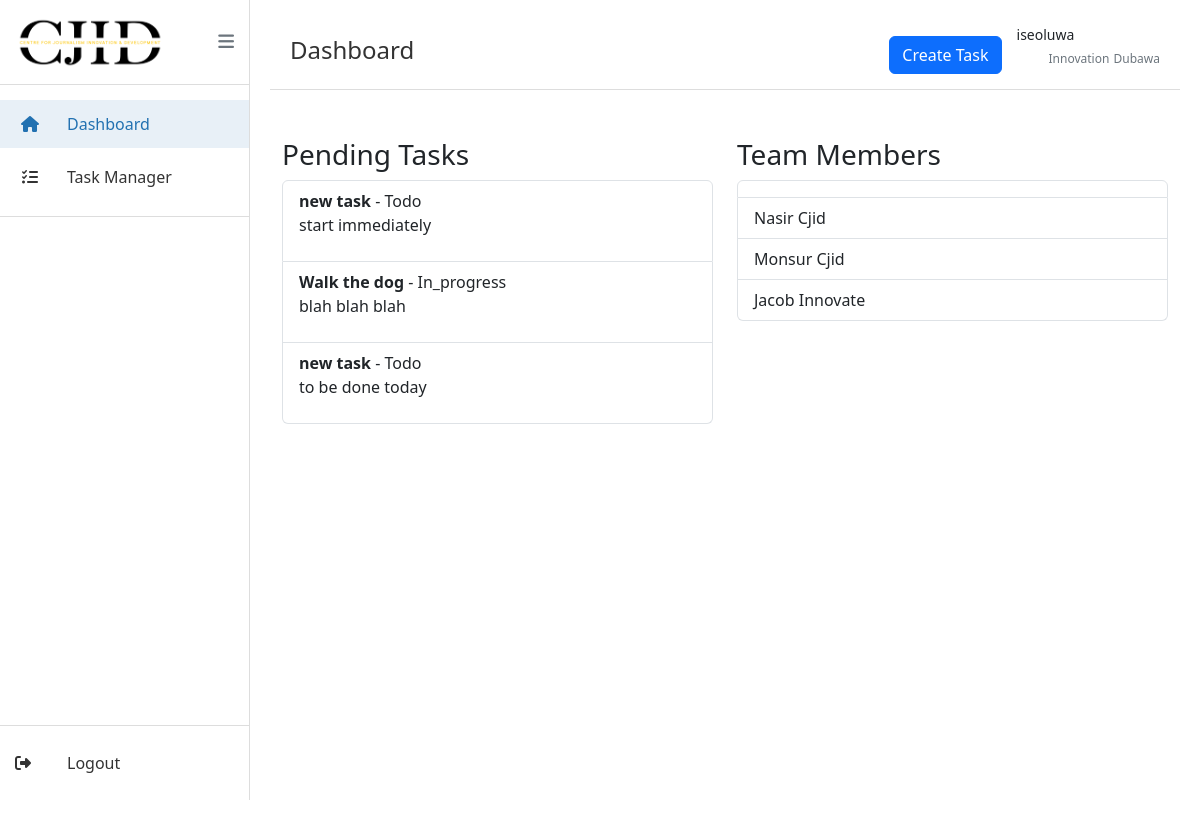
The page / (signed in) on the database its author committed.
### base/models.py (models this page shows, shortened)
class CustomUser(AbstractUser):
    full_name = models.CharField(max_length=100)

class Team(models.Model):
    name = models.CharField(max_length=100)
    manager = models.ForeignKey(settings.AUTH_USER_MODEL, on_delete=models.CASCADE, related_name='managed_teams')
    members = models.ManyToManyField(settings.AUTH_USER_MODEL, related_name='teams')

class Task(models.Model):
    STATUS_CHOICES = [
        ('todo', 'To Do'),
        ('in_progress', 'In Progress'),
        ('completed', 'Completed'),
    ]
    title = models.CharField(max_length=200)
    description = models.TextField()
    assigned_to = models.ForeignKey(settings.AUTH_USER_MODEL, on_delete=models.CASCADE, related_name='tasks')
    status = models.CharField(max_length=20, choices=STATUS_CHOICES, default='todo')
    created_at = models.DateTimeField(auto_now_add=True)

### base/views.py (the view)
# urls.py: path("", views.home, name="home"),
@login_required
def home(request):
    user_teams = request.user.teams.all()
    if not user_teams.exists():
        return render(request, 'index.html', {'pending_tasks': [], 'team_members': []})
    user_team = user_teams.first()
    pending_tasks = Task.objects.filter(assigned_to__in=user_team.members.all(), status__in=['todo', 'in_progress'])
    team_members = user_team.members.all()
    context = {
        'pending_tasks': pending_tasks,
        'team_members': team_members,
        'user_teams':user_teams,
    }
    return render(request, 'index.html', context)

### base/templates/index.html (shortened to what this page needs)
{% extends 'base.html' %}
{% load static %}
    {% block content %}
    <div class="container">
        <div class="row mt-5">
            <div class="col-md-6">
                <h3>Pending Tasks</h3>
                <ul class="list-group">
                    {% for task in pending_tasks %}
                        <li class="list-group-item">
                            <strong>{{ task.title }}</strong> - {{ task.status|capfirst }}
                            <p>{{ task.description }}</p>
                        </li>
                    {% empty %}
                        <li class="list-group-item">No pending tasks.</li>
                    {% endfor %}
                </ul>
            </div>
            <div class="col-md-6">
                <h3>Team Members</h3>
                <ul class="list-group">
                    {% for member in team_members %}
                        <li class="list-group-item">{{ member.full_name }}</li>
                    {% empty %}
                        <li class="list-group-item">No team members.</li>
                    {% endfor %}
                </ul>
            </div>
        </div>
    </div>
{% endblock %}

### base/templates/base.html (shortened to what this page needs)
{% load static %}
<!DOCTYPE html>
<html lang="en">
<head>
    <link rel="stylesheet" href="{% static 'my-css/taskc.css' %}">
    <link rel="stylesheet" href="{% static 'my-css/styles.css' %}">
    <link rel="stylesheet" href="https://cdnjs.cloudflare.com/ajax/libs/font-awesome/6.4.0/css/all.min.css">
    <link href="https://cdn.jsdelivr.net/npm/bootstrap@5.3.5/dist/css/bootstrap.min.css" rel="stylesheet">
</head>
<body>
    <div class="app-container">
        <nav class="sidebar">
            <div class="sidebar-header">
                <img src="{% static 'images/logo.png' %}" alt="CJID Logo" class="sidebar-logo">
                <span class="sidebar-toggle" id="sidebarToggle"><i class="fas fa-bars"></i></span>
            </div>
            <ul class="sidebar-menu">
                <li class="{% if request.resolver_match.url_name == 'home' %}active{% endif %}">
                    <a href="{% url 'home' %}"><i class="fas fa-home"></i> <span>Dashboard</span></a>
                </li>
                <li class="{% if request.resolver_match.url_name == 'task' %}active{% endif %}">
                    <a href="{% url 'task' %}"><i class="fas fa-tasks"></i> <span>Task Manager</span></a>
                </li>
                <li class="sidebar-divider"></li>
            </ul>
            <div class="sidebar-footer">
                <a href="{% url 'logout' %}" id="logoutBtn"><i class="fas fa-sign-out-alt"></i> <span>Logout</span></a>
            </div>
        </nav>
        <main class="main-content">
            <header class="header">
                <div class="header-left">
                    {% if request.resolver_match.url_name == 'task' %}
                    <h1>Task Manager</h1>
                    {% else %}
                    <h1>Dashboard</h1>
                    {% endif %}
                </div>
                <div class="header-right">
                    <button type="button" class="btn btn-primary" data-bs-toggle="modal" data-bs-target="#createTaskModal">
                        Create Task
                      </button>
                    <div class="user-profile">
                        <div class="user-info">
                            <span class="user-name">{{user.username}}</span>
                            {% if user_teams %}
                            <ul>
                                {% for team in user_teams %}
                                <span class="user-role">{{ team.name }}</span>
                                {% endfor %}
                            </ul>
                        {% else %}
                            <p>You are not part of any team.</p>
                        {% endif %}
                        </div>
                    </div>
                </div>
            </header>
{% block content %}
{% endblock %}
</body>
</html>

### static/my-css/taskc.css (style rules this page uses)
:root { --spacing: 16px; --radius: 8px; --border-color: #ddd; --dark-color: #333; --primary-color: #4a6cf7; --primary-dark: #3a5ce5; --secondary-color: #666; }
.app-container { display: flex; height: 100vh; overflow: hidden; }
.sidebar { width: 250px; height: 100%; background-color: var(--dark-color); color: white; transition: var(--transition); display: flex; flex-direction: column; position: relative; z-index: 100; }
.sidebar-header { padding: var(--spacing); display: flex; align-items: center; justify-content: space-between; border-bottom: 1px solid rgba(255, 255, 255, 0.1); }
.sidebar-logo { max-width: 120px; height: auto; transition: var(--transition); }
.sidebar-toggle { cursor: pointer; font-size: 1.2rem; }
.sidebar-menu { list-style: none; padding: var(--spacing) 0; flex-grow: 1; overflow-y: auto; }
.sidebar-menu li { margin-bottom: 5px; }
.sidebar-menu li a { display: flex; align-items: center; padding: 10px var(--spacing); color: rgba(255, 255, 255, 0.8); text-decoration: none; transition: var(--transition); }
.sidebar-menu li.active a { background-color: var(--primary-color); color: white; }
.sidebar-menu li a i { margin-right: 12px; min-width: 20px; text-align: center; }
.sidebar-divider { height: 1px; background-color: rgba(255, 255, 255, 0.1); margin: var(--spacing) 0; }
.sidebar-footer { padding: var(--spacing); border-top: 1px solid rgba(255, 255, 255, 0.1); }
.sidebar-footer a { display: flex; align-items: center; color: rgba(255, 255, 255, 0.8); text-decoration: none; padding: 10px 0; }
.sidebar-footer a i { margin-right: 12px; }
.main-content { flex: 1; display: flex; flex-direction: column; overflow: hidden; }
.header { background-color: white; padding: 1rem var(--spacing); box-shadow: var(--shadow); display: flex; align-items: center; justify-content: space-between; z-index: 10; }
.header-left h1 { font-size: 1.5rem; color: var(--dark-color); }
.header-right { display: flex; align-items: center; gap: 15px; }
.user-profile { display: flex; align-items: center; gap: 10px; cursor: pointer; }
.user-info { display: flex; flex-direction: column; }
.user-name { font-weight: 600; font-size: 0.9rem; }
.user-role { font-size: 0.8rem; color: var(--secondary-color); }
* { box-sizing: border-box; margin: 0; padding: 0; }
body { font-family: -apple-system, BlinkMacSystemFont, 'Segoe UI', Roboto, Oxygen, Ubuntu, Cantarell, 'Open Sans', 'Helvetica Neue', sans-serif; line-height: 1.6; color: #333; background-color: #f9fafc; padding: 20px; }

### rows shown on the page
CustomUser: username "iseoluwa"
Team: name "Innovation"
Team: name "Dubawa"
Task: title "new task", status "Todo", description "start immediately"
Task: title "Walk the dog", status "In_progress", description "blah blah blah"
Task: title "new task", status "Todo", description "to be done today"
CustomUser: full_name "Nasir Cjid"
CustomUser: full_name "Monsur Cjid"
CustomUser: full_name "Jacob Innovate"
